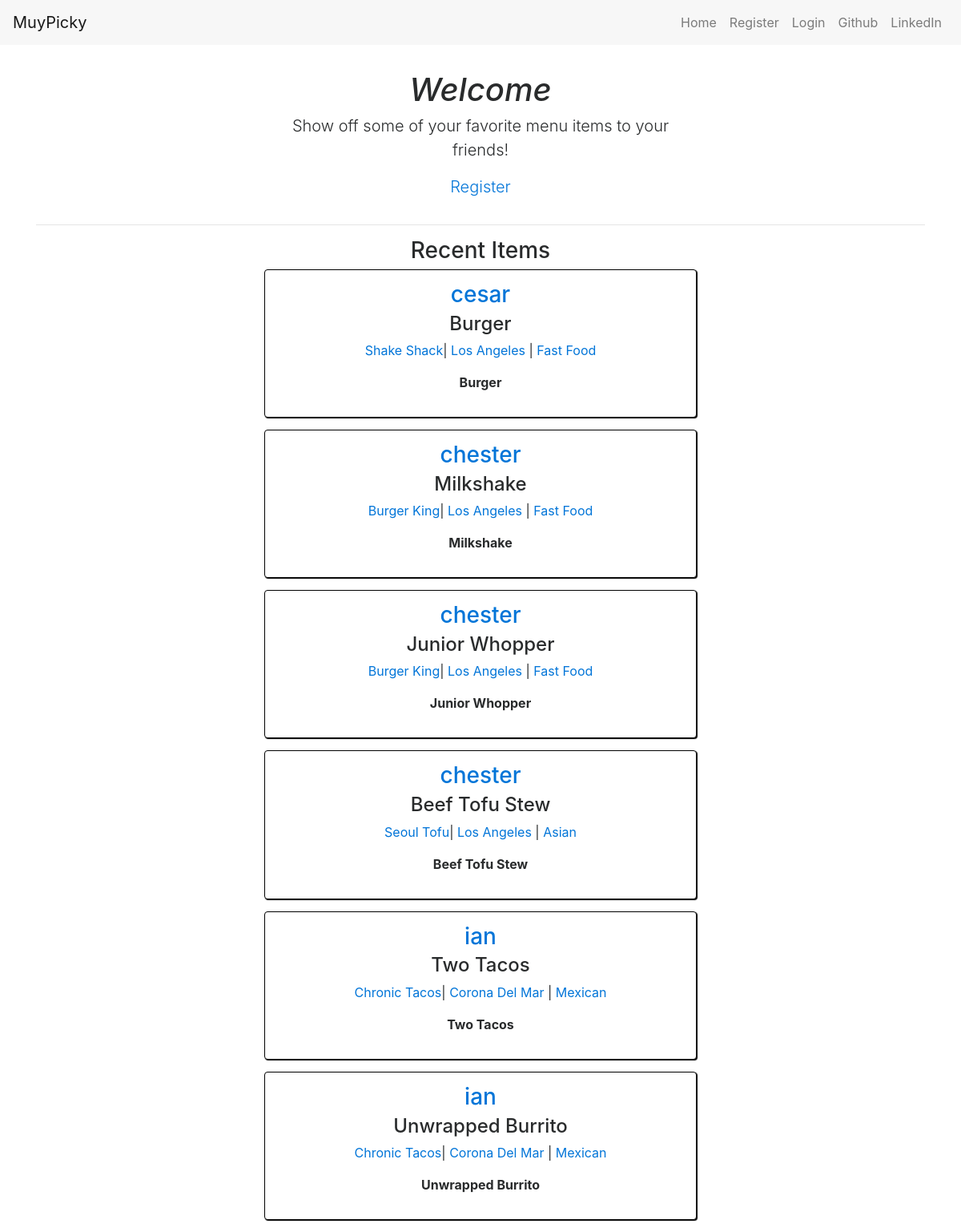
The page / on the database its author committed.
### menus/models.py (models this page shows, shortened)
class Item(models.Model):
    user            = models.ForeignKey(settings.AUTH_USER_MODEL)
    restaurant      = models.ForeignKey(RestaurantLocation)
    name            = models.CharField(max_length=120)
    contents        = models.TextField(help_text="separate each item by comma")
    excludes        = models.TextField(blank=True, null=True, help_text="separate each item by comma")
    public          = models.BooleanField(default=True)
    timestamp       = models.DateTimeField(auto_now_add=True)
    updated         = models.DateTimeField(auto_now=True)
    class Meta:
        ordering = ['-updated', '-timestamp']

### muyPicky/models.py (models this page shows, shortened)
class RestaurantLocation(models.Model):
    owner       = models.ForeignKey(User)
    name        = models.CharField(max_length = 100)
    location    = models.CharField(max_length=100, null=True, blank=True)
    category    = models.CharField(max_length=100, null=True, blank=True, validators=[validate_category])
    description = models.TextField(default="")
    timestamp   = models.DateTimeField(auto_now_add=True)
    updated     = models.DateTimeField(auto_now=True)
    slug        = models.SlugField(null=True, blank=True)
    objects = RestaurantLocationManager() #add Mode.objects.all
    @property
    def title(self):
        return self.name

### menus/views.py (the view)
# urls.py: url(r'^$', HomeView.as_view(), name='home'),
class HomeView(View):
    def get(self, request, *args, **kwargs):
        if not request.user.is_authenticated():
            object_list = Item.objects.filter(public=True).order_by('-timestamp')
            return render(request, "home.html", {"object_list": object_list})
        user = request.user
        is_following_user_ids = [x.user.id for x in user.is_following.all()]
        qs = Item.objects.filter(user__id__in=is_following_user_ids, public=True).order_by("-updated")[:5]
        return render(request, "menus/home_feed.html", {'object_list': qs})

### templates/home.html (shortened to what this page needs)
{% extends 'base.html' %}
{% block content %}
    {% if not user.is_authenticated %}
        <div class="row">
            <div class="col-sm-6 offset-sm-3 text-center">
                <h1 class="font-italic">Welcome</h1>
                <p class="lead home-info">Show off some of your favorite menu items to your friends!</p>
                <p class="lead"><a href="{% url 'register' %}">Register</a></p>
            </div>
        </div>
        <hr />
        <div class="row">
            <div class="col-sm-6 offset-sm-3 text-center">
                <h3>Recent Items</h3>
                {% for obj in object_list %}
                    <div class="card restaurant">
                        <h3><a href='{% url "profile:detail" username=obj.user.username %}'>{{ obj.user.username }}</a></h3>
                        <h4>{{ obj.name }}</h4>
                        <p><a href='{% url "profile:detail" username=obj.user.username %}?q={{ obj.restaurant.title }}'>
                            {{ obj.restaurant.title }}</a>|
                            <a href='{% url "profile:detail" username=obj.user.username %}?q={{ obj.restaurant.location }}'>
                                {{ obj.restaurant.location }}</a> |
                            <a href='{% url "profile:detail" username=obj.user.username %}?q={{ obj.restaurant.category }}'>
                                {{ obj.restaurant.category }}</a></p>
                        <p>
                            <b>{{ obj.name }}</b>
                        </p>
                    </div>
                {% endfor %}
            </div>
        </div>
    {% endif %}
{% endblock content %}

### restaurant/static/src/css/styles.css (style rules this page uses)
.restaurant { margin-bottom: 15px; border: 1px solid black; padding: 15px 10px; box-shadow: 1px 1px 1px black; }

### rows shown on the page
Item: user.username "cesar", name "Burger", restaurant "Shake Shack", restaurant.location "Los Angeles", restaurant.category "Fast Food"
Item: user.username "chester", name "Milkshake", restaurant "Burger King", restaurant.location "Los Angeles", restaurant.category "Fast Food"
Item: user.username "chester", name "Junior Whopper", restaurant "Burger King", restaurant.location "Los Angeles", restaurant.category "Fast Food"
Item: user.username "chester", name "Beef Tofu Stew", restaurant "Seoul Tofu", restaurant.location "Los Angeles", restaurant.category "Asian"
Item: user.username "ian", name "Two Tacos", restaurant "Chronic Tacos", restaurant.location "Corona Del Mar", restaurant.category "Mexican"
Item: user.username "ian", name "Unwrapped Burrito", restaurant "Chronic Tacos", restaurant.location "Corona Del Mar", restaurant.category "Mexican"
